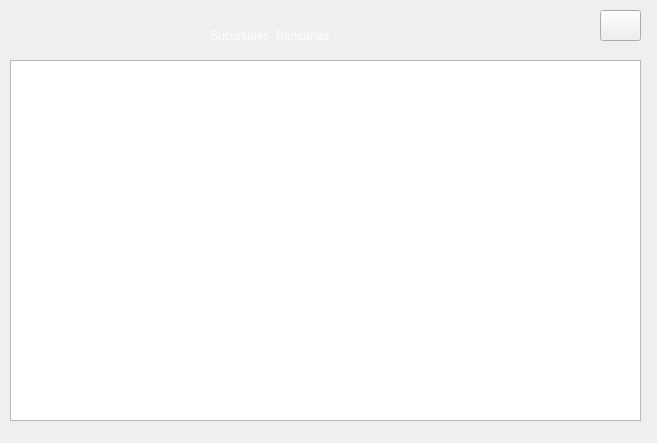
<?xml version="1.0" encoding="UTF-8"?>
<ui version="4.0">
 <class>MainWindow5</class>
 <widget class="QMainWindow" name="MainWindow5">
  <property name="geometry">
   <rect>
    <x>0</x>
    <y>0</y>
    <width>657</width>
    <height>443</height>
   </rect>
  </property>
  <property name="windowTitle">
   <string>Sucursales Bancarias</string>
  </property>
  <property name="windowIcon">
   <iconset resource="imagenes.qrc">
    <normaloff>:/imagenes/Logo.png</normaloff>:/imagenes/Logo.png</iconset>
  </property>
  <widget class="QWidget" name="centralwidget">
   <widget class="QLabel" name="label1020">
    <property name="geometry">
     <rect>
      <x>-4</x>
      <y>-8</y>
      <width>661</width>
      <height>481</height>
     </rect>
    </property>
    <property name="styleSheet">
     <string notr="true">border-image: url(:/imagenes/fondoo.jpg);</string>
    </property>
    <property name="text">
     <string/>
    </property>
   </widget>
   <widget class="QLabel" name="label1003">
    <property name="geometry">
     <rect>
      <x>210</x>
      <y>10</y>
      <width>261</width>
      <height>51</height>
     </rect>
    </property>
    <property name="styleSheet">
     <string notr="true">font: 18pt &quot;MS Shell Dlg 2&quot;;
color: rgb(255, 255, 255);</string>
    </property>
    <property name="text">
     <string>Sucursales  Bancarias</string>
    </property>
   </widget>
   <widget class="QPushButton" name="Salir5pushButton">
    <property name="geometry">
     <rect>
      <x>600</x>
      <y>10</y>
      <width>41</width>
      <height>31</height>
     </rect>
    </property>
    <property name="styleSheet">
     <string notr="true">border-image: url(:/imagenes/home2.png);</string>
    </property>
    <property name="text">
     <string/>
    </property>
   </widget>
   <widget class="QTableView" name="tableView">
    <property name="enabled">
     <bool>true</bool>
    </property>
    <property name="geometry">
     <rect>
      <x>10</x>
      <y>60</y>
      <width>631</width>
      <height>361</height>
     </rect>
    </property>
   </widget>
  </widget>
 </widget>
 <resources>
  <include location="imagenes.qrc"/>
 </resources>
 <connections/>
</ui>
